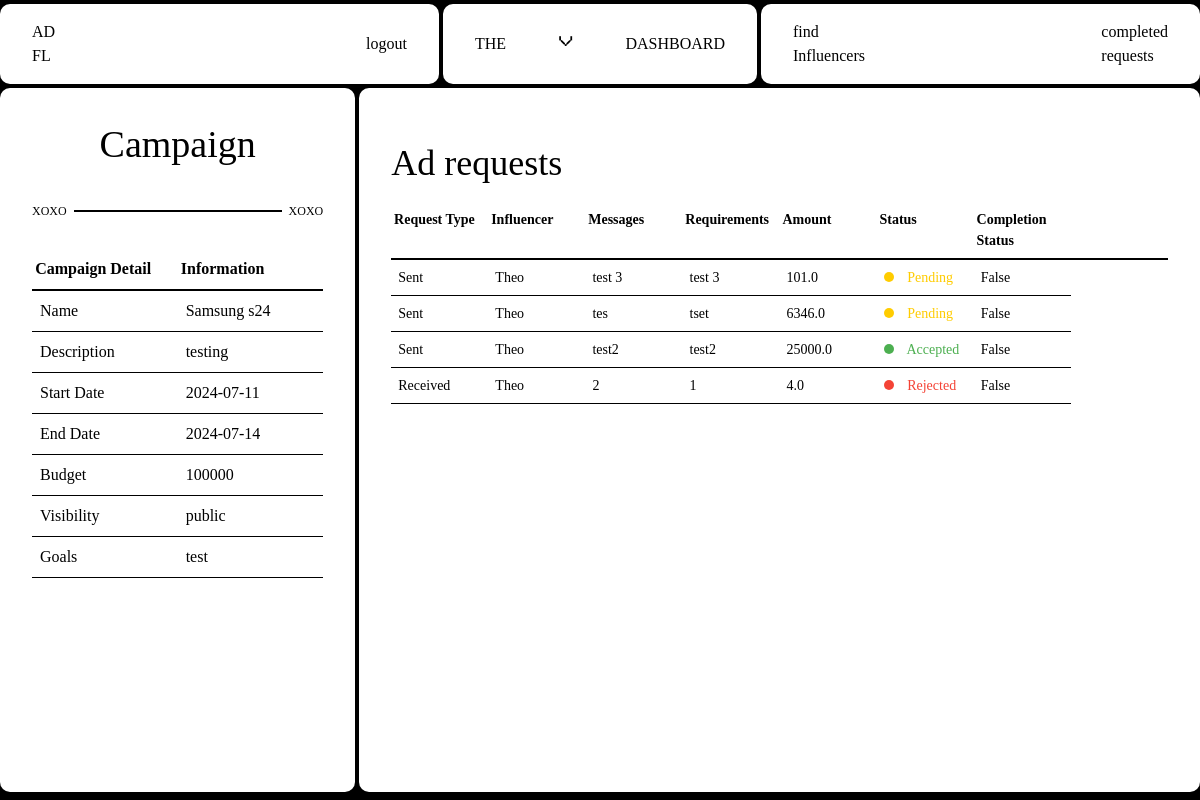
The page /sponsor/viewCampaign/6 (signed in) on the database its author committed.
### Adfluence/models.py (models this page shows)
class Campaign(db.Model):
    __tablename__ = "campaign"
    id = db.Column(db.Integer, primary_key=True)
    name = db.Column(db.String(40), nullable=False)
    description = db.Column(db.Text, nullable=False)
    start_date = db.Column(db.Date, nullable=False)
    end_date = db.Column(db.Date, nullable=False)
    budget = db.Column(db.Integer, nullable=False)
    visibility = db.Column(db.String(10), nullable=False)  # 'public' or 'private'
    goals = db.Column(db.Text, nullable=False)
    niche = db.Column(db.String(40), nullable=False)
    status = db.Column(db.String(20), nullable=False, default="Incomplete")
    flagged = db.Column(db.Boolean, default=False)
    user_id = db.Column(db.Integer, db.ForeignKey("user.id"), nullable=False)
    ad_requests = db.relationship(
        "AdRequest", backref="campaign", cascade="all, delete-orphan"
    )
    campaign_requests = db.relationship(
        "campaignRequest", backref="campaign", cascade="all, delete-orphan"
    )

class Influencer(db.Model, UserMixin):
    __tablename__ = "influencer"
    id = db.Column(db.Integer, primary_key=True)
    name = db.Column(db.String(50), nullable=False)
    email = db.Column(db.String(50), nullable=False)
    profile_picture = db.Column(db.String(100), nullable=False)
    niche = db.Column(db.String(100), nullable=False)
    reach = db.Column(db.Integer, nullable=False)
    user_id = Column(Integer, ForeignKey("user.id"), nullable=False)
    platform = db.Column(db.String(100), nullable=False)
    bank_account_balance = db.Column(db.Float, default=0.0)
    flagged = db.Column(db.Boolean, default=False)
    transactions = relationship(
        "Transaction", backref="influencer", cascade="all, delete-orphan"
    )
    ratings = relationship("Rating", backref="influencer", cascade="all, delete-orphan")
    bookmarks = relationship(
        "Bookmark", backref="influencer", cascade="all, delete-orphan"
    )
    adrequests = relationship(
        "AdRequest", backref="influencer", cascade="all, delete-orphan"
    )
    campaignrequests = relationship(
        "campaignRequest", backref="influencer", cascade="all, delete-orphan"
    )

class AdRequest(db.Model):
    id = db.Column(db.Integer, primary_key=True)
    campaign_id = db.Column(db.Integer, db.ForeignKey("campaign.id"), nullable=False)
    influencer_id = db.Column(db.Integer, db.ForeignKey("influencer.id"))
    messages = db.Column(db.Text)
    requirements = db.Column(db.Text, nullable=False)
    payment_amount = db.Column(db.Float, nullable=False)
    status = db.Column(db.String(20), nullable=False, default="Pending")
    completed = db.Column(db.Boolean, default=False)
    completion_confirmed = db.Column(db.Boolean, default=False)
    payment_done = db.Column(db.Boolean, default=False)
    rating_done = db.Column(db.Boolean, default=False)
    negotiations = relationship(
        "Negotiation", backref="ad_request", cascade="all, delete-orphan"
    )

class campaignRequest(db.Model):
    id = db.Column(db.Integer, primary_key=True)
    campaign_id = db.Column(db.Integer, db.ForeignKey("campaign.id"), nullable=False)
    influencer_id = db.Column(db.Integer, db.ForeignKey("influencer.id"))
    messages = db.Column(db.Text)
    requirements = db.Column(db.Text, nullable=False)
    payment_amount = db.Column(db.Float, nullable=False)
    status = db.Column(db.String(20), nullable=False, default="Pending")
    completed = db.Column(db.Boolean, default=False)
    completion_confirmed = db.Column(db.Boolean, default=False)
    payment_done = db.Column(db.Boolean, default=False)
    rating_done = db.Column(db.Boolean, default=False)

### Adfluence/sponsor.py (the view)
@sponsor.route("/viewCampaign/<int:campaign_id>", methods=["GET"])
@role_required("Sponsor")
@login_required
def viewCampaign(campaign_id):
    campaign = Campaign.query.get_or_404(campaign_id)
    campaignRequests = (
        campaignRequest.query.filter_by(campaign_id=campaign_id)
        .order_by(desc(campaignRequest.id))
        .all()
    )
    campaign_requests_with_details = []
    for campaign_request in campaignRequests:
        influencer = Influencer.query.get(campaign_request.influencer_id)
        if influencer:
            influencer_name = influencer.name
            campaign_requests_with_details.append(
                {
                    "request": campaign_request,
                    "influencer_name": influencer_name,
                    "request_type": "Received",
                }
            )
        else:
            flash("Influencer not found", category="error")
    adrequests = (
        AdRequest.query.filter_by(campaign_id=campaign_id)
        .order_by(desc(AdRequest.id))
        .all()
    )
    sent_requests_with_details = []
    for sent_request in adrequests:
        adrequest_negotiations = sent_request.negotiations
        influencer = Influencer.query.get(sent_request.influencer_id)
        influencer_name = influencer.name
        pending_found = any(nego.status == "Pending" for nego in adrequest_negotiations)
        sent_requests_with_details.append(
            {
                "request": sent_request,
                "influencer_name": influencer_name,
                "request_type": "Sent",
                "negotiations": adrequest_negotiations,
                "pending_found": pending_found,
            }
        )
    return render_template(
        "Sponsor/viewCampaign.html",
        user=current_user,
        campaign=campaign,
        ad_requests=sent_requests_with_details,
        campaign_requests=campaign_requests_with_details,
    )

### Adfluence/views.py (called while the page is built)
def role_required(role):
    def decorator(f):
        @wraps(f)
        def decorated_function(*args, **kwargs):
            if current_user.role != role:
                abort(403)
            return f(*args, **kwargs)
        return decorated_function
    return decorator

### Adfluence/templates/Sponsor/viewCampaign.html (shortened to what this page needs)
{% extends "base.html" %} {% block head %}
<link
  rel="stylesheet"
  href="{{ url_for('static', filename='src/sponsor_css/view_campaign.css') }}"
/>
{% endblock %} {% block content %}
<div class="container">
  <nav>
    <div class="nav-1">
      <a href="{{ url_for('sponsor.dashboard') }}" class="logo view">
        AD <br />
        FL
      </a>
      <a href="{{ url_for('views.logout') }}" class="view">logout</a>
    </div>
    <div class="nav-2">
      <p class="menu-button">the</p>
      <p class="x">v</p>
      <p class="menu-button">dashboard</p>
    </div>
    <div class="nav-3">
      {% if campaign.flagged == False %} {% if user.flagged == False %}
      <a
        href="{{ url_for('sponsor.browse_influencers', campaign_id=campaign.id) }}"
        class="create view"
      >
        find  <br />
        Influencers
      </a>
      {% endif %} {% endif %}
      <a
        href="{{url_for('sponsor.view_completed_ad_requests', campaign_id=campaign.id)}}"
        class="pattern-2 view"
      >
        completed<br />
        requests
      </a>
    </div>
  </nav>
  <div class="content-wrapper">
    <div class="col-1 col">
      <div class="header">
        <h1>Campaign</h1>
      </div>
      <div class="numbers">
        <p>xoxo</p>
        <div class="hr"></div>
        <p>xoxo</p>
      </div>
      <div class="table-wrapper">
        <table class="first-table">
          <tbody>
            <tr>
              <th>Campaign Detail</th>
              <th>Information</th>
            </tr>
            <tr>
              <td>Name</td>
              <td>{{ campaign.name }}</td>
            </tr>
            <tr>
              <td>Description</td>
              <td>{{ campaign.description }}</td>
            </tr>
            <tr>
              <td>Start Date</td>
              <td>{{ campaign.start_date.strftime('%Y-%m-%d') }}</td>
            </tr>
            <tr>
              <td>End Date</td>
              <td>{{ campaign.end_date.strftime('%Y-%m-%d') }}</td>
            </tr>
            <tr>
              <td>Budget</td>
              <td>{{ campaign.budget }}</td>
            </tr>
            <tr>
              <td>Visibility</td>
              <td>{{ campaign.visibility }}</td>
            </tr>
            <tr>
              <td>Goals</td>
              <td>{{ campaign.goals }}</td>
            </tr>
          </tbody>
        </table>
      </div>
    </div>
    <div class="col-2 col">
      <h1>Ad requests</h1>
      <div class="table-wrapper-2">
        <table class="second-table">
          <thead>
            <tr>
              <th>Request Type</th>
              <th>Influencer</th>
              <th>Messages</th>
              <th>Requirements</th>
              <th>Amount</th>
              <th>Status</th>
              <th>Completion Status</th>
              <th></th>
            </tr>
          </thead>
          <tbody>
            {% for request in ad_requests + campaign_requests %} {% if not
            request.request.completion_confirmed %}
            <tr>
              <td>
                 {{ request.request_type }}
              </td>
              <td>{{ request.influencer_name }}</td>
              <td>{{ request.request.messages }}</td>
              <td>{{ request.request.requirements }}</td>
              <td>{{ request.request.payment_amount }}</td>
              <td
                class="{% if request.request.status == 'Pending' %} status-pending {% elif request.request.status == 'Accepted' %} status-accepted {% elif request.request.status == 'Rejected' %} status-rejected {% endif %}"
              >
                {{ request.request.status }}
              </td>
              <td>{{ request.request.completed }}</td>
               {% endif %} {% endfor %}
            </tr>
          </tbody>
        </table>
      </div>
    </div>
  </div>
</div>
{% endblock %}

### Adfluence/static/css/main.css (style rules this page uses)
html, :host { line-height: 1.5; -webkit-text-size-adjust: 100%; -moz-tab-size: 4; -o-tab-size: 4; tab-size: 4; font-family: ui-sans-serif, system-ui, sans-serif, "Apple Color Emoji", "Segoe UI Emoji", "Segoe UI Symbol", "Noto Color Emoji"; font-feature-settings: normal; font-variation-settings: normal; -webkit-tap-highlight-color: transparent; }
body { margin: 0; line-height: inherit; }
h1, h2, h3, h4, h5, h6 { font-size: inherit; font-weight: inherit; }
a { color: inherit; text-decoration: inherit; }
table { text-indent: 0; border-color: inherit; border-collapse: collapse; }
blockquote, dl, dd, h1, h2, h3, h4, h5, h6, hr, figure, p, pre { margin: 0; }
.container { width: 100%; }
@media (min-width: 640px) { .container { max-width: 640px; } }
@media (min-width: 768px) { .container { max-width: 768px; } }
@media (min-width: 1024px) { .container { max-width: 1024px; } }
* { margin: 0; padding: 0; }

### Adfluence/static/src/input.css (style rules this page uses)
* { margin: 0; padding: 0; }

### Adfluence/static/src/sponsor_css/view_campaign.css (style rules this page uses)
* { margin: 0; padding: 0; box-sizing: border-box; }
html, body { width: 100%; height: 100%; background-color: #000; font-family: "Arame"; overflow: hidden; }
p { text-transform: uppercase; }
.x { font-family: sk; margin-top: -10px; font-size: 14px; }
.container { width: 100%; height: 100vh; max-width: 3840px; margin: 0 auto; display: flex; flex-direction: column; gap: 0.25em; }
nav { width: 100%; flex: 1; display: flex; gap: 0.25em; padding: 0.25em 0 0 0; background-color: #000; }
nav > div { display: flex; justify-content: space-between; align-items: center; padding: 1em 2em; background: #fff; color: #000; border-radius: 10px; }
.nav-1 { flex: 3; }
.nav-2 { flex: 2; }
.nav-3 { flex: 3; }
.content-wrapper { flex: 12; width: 100%; height: 100%; display: flex; padding: 0 0 0.5em 0; background-color: #000; gap: 0.25em; overflow: hidden; }
.content-wrapper .col { border-radius: 10px; background: #fff; padding: 3em 2em; }
.col-1 { flex: 3; display: flex; flex-direction: column; gap: 2em; }
.col-2 { flex: 8; display: flex; flex-direction: column; }
.col-1 p { font-size: 12px; line-height: 1; }
.col-1 h1 { font-size: 38px; margin-top: -20px; text-align: center; font-family: aux; }
.numbers { width: 100%; display: flex; align-items: center; justify-content: space-between; }
.numbers p { flex: 1; }
.numbers p:nth-child(3) { text-align: right; }
.numbers .hr { flex: 5; width: 100%; height: 2px; background: #000; }
.table-wrapper { width: 100%; overflow-x: auto; overflow-y: auto; display: flex; justify-content: center; }
.first-table { width: 100%; border-collapse: collapse; table-layout: fixed; }
.first-table th { position: sticky; top: 0; z-index: 1; background-color: #fff; padding: 0.5em 0.2em; border-bottom: 2px solid #000; text-align: left; }
.first-table td { padding: 0.5em 0.5em; border-bottom: 1px solid #000; text-align: left; vertical-align: top; word-wrap: break-word; white-space: normal; }
.view { cursor: pointer; transition: all 0.2s ease-out; }
.col-2 h1 { font-family: aux; font-size: 36px; margin-bottom: 12px; }
.table-wrapper-2 { width: 100%; overflow-x: auto; overflow-y: auto; display: flex; justify-content: center; }
.second-table { width: 100%; border-collapse: collapse; table-layout: fixed; }
.second-table th { position: sticky; top: 0; z-index: 1; background-color: #fff; padding: 0.5em 0.2em; border-bottom: 2px solid #000; text-align: left; vertical-align: top; word-wrap: break-word; white-space: normal; font-size: 14px; }
.second-table td { padding: 0.5em 0.5em; border-bottom: 1px solid #000; text-align: left; vertical-align: top; word-wrap: break-word; white-space: normal; font-size: 14px; }
.create { position: relative; }
.second-table td.status-pending::before, .second-table td.status-accepted::before, .second-table td.status-rejected::before { content: ""; display: inline-block; width: 10px; height: 10px; border-radius: 50%; margin-right: 10px; }
.second-table td.status-pending::before { background-color: #ffcc00; }
.second-table td.status-accepted::before { background-color: #4caf50; }
.second-table td.status-rejected::before { background-color: #f44336; }
.status-pending { color: #ffcc00; font-size: 16px; }
.status-accepted { color: #4caf50; font-size: 16px; }
.status-rejected { color: #f44336; font-size: 16px; }

### rows shown on the page
Campaign: name "Samsung s24", description "testing", start_date "2024-07-11", end_date "2024-07-14", budget "100000", visibility "public", goals "test"
Influencer: request_type "Sent", influencer_name "Theo", request.messages "test 3", request.requirements "test 3", request.payment_amount "101.0", request.status "Pending", request.completed "False", request.messages "tes", request.requirements "tset", request.payment_amount "6346.0", request.messages "test2", request.requirements "test2", request.payment_amount "25000.0", request.status "Accepted", request_type "Received", request.messages "2", request.requirements "1", request.payment_amount "4.0", request.status "Rejected"
